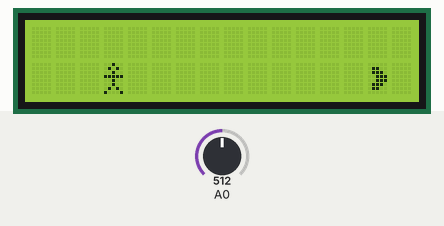
Recording of a sketch running on a simulated Arduino Uno, built with avr-gcc and run on an emulated ATmega328P. On the bench: 16×2 character LCD. The test bench sets the inputs (shaded band); at power-on: A0 = 512.

Above: at 0.67 s.
At 4.69 s:
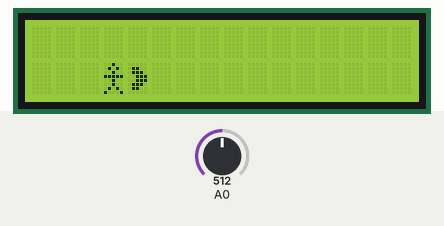
At 9.91 s:
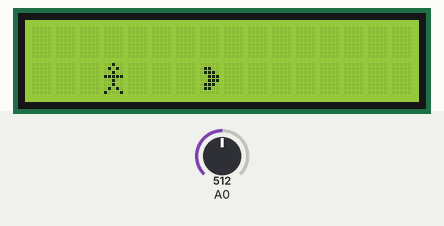
At 19.56 s:
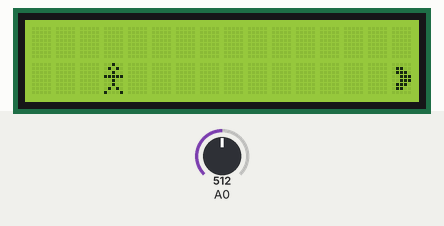
At 29.6 s:
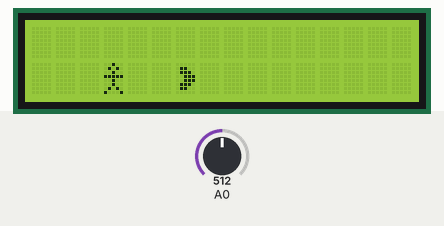
At 39.65 s:
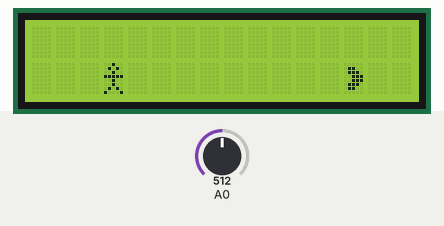

Measured:
- what the display in image 0 shows lasts 0.4 s, from 0.5 s to 0.9 s

The sketch:

LCD.ino
```cpp
#include <LiquidCrystal.h>

// initialize the library with the numbers of the interface pins
//            lcd(RS,  E, d4, d5, d6, d7)
LiquidCrystal lcd(8, 9, 4, 5, 6, 7);

// Creat a set of new characters

uint8_t bell[8]  = {0x4,0xe,0xe,0xe,0x1f,0x0,0x4};
uint8_t note[8]  = {0x2,0x3,0x2,0xe,0x1e,0xc,0x0};
uint8_t clock[8] = {0x0,0xe,0x15,0x17,0x11,0xe,0x0};
uint8_t heart[8] = {0x0,0xa,0x1f,0x1f,0xe,0x4,0x0};
uint8_t duck[8]  = {0x0,0xc,0x1d,0xf,0xf,0x6,0x0};
uint8_t check[8] = {0x0,0x1,0x3,0x16,0x1c,0x8,0x0};
uint8_t cross[8] = {0x0,0x1b,0xe,0x4,0xe,0x1b,0x0};
uint8_t retarrow[8] = {	0x1,0x1,0x5,0x9,0x1f,0x8,0x4};


byte stickman[8] = {
  0b00100,
  0b01010,
  0b00100,
  0b11111,
  0b00100,
  0b00100,
  0b01010,
  0b10001
};

byte pacman[8] = {
  0b00000,
  0b01100,
  0b01110,
  0b00111,
  0b00111,
  0b01110,
  0b01100,
  0b00000
};

byte empty[8] = {
  0b00000,
  0b00000,
  0b00000,
  0b00000,
  0b00000,
  0b00000,
  0b00000,
  0b00000
};

int sensorValue;

String giveDirection(int sensorValue){
  if(sensorValue<50) return "RIGHT";
  if(sensorValue>50 && sensorValue<195) return "UP";
  if(sensorValue>195 && sensorValue<380) return "DOWN";
  if(sensorValue>380 && sensorValue<440) return "LEFT";
  if(sensorValue>440 && sensorValue<790) Serial.println("SELECT");
};

int PLAYER_POSITION_Y = 1;
int PACMAN_POSITION_X = 15;

void setup()
{

  Serial.begin(9600);
  lcd.begin(16,2);               // initialize the lcd

  lcd.createChar (0, stickman);    // load character to the LCD
  lcd.createChar (1, pacman);    // load character to the LCD
  lcd.createChar (2, empty);   // load character to the LCD

  lcd.home ();                   // go home
}

void loop()
{
  lcd.setCursor ( PACMAN_POSITION_X+1, 1 );
  lcd.print (char(2));
  lcd.setCursor (PACMAN_POSITION_X, 1);
  lcd.print ( char(1));
  delay (200);
  lcd.setCursor ( 3, PLAYER_POSITION_Y );
  lcd.print ( char(0));
  delay (200);
  PACMAN_POSITION_X--;
  if(PACMAN_POSITION_X == -1){
    PACMAN_POSITION_X = 15;
    lcd.setCursor ( 0, 1 );
    lcd.print (char(2));
  }
  sensorValue = analogRead(A0);
  if(sensorValue<50) PLAYER_POSITION_Y == 0;
  delay (1);
}
```
